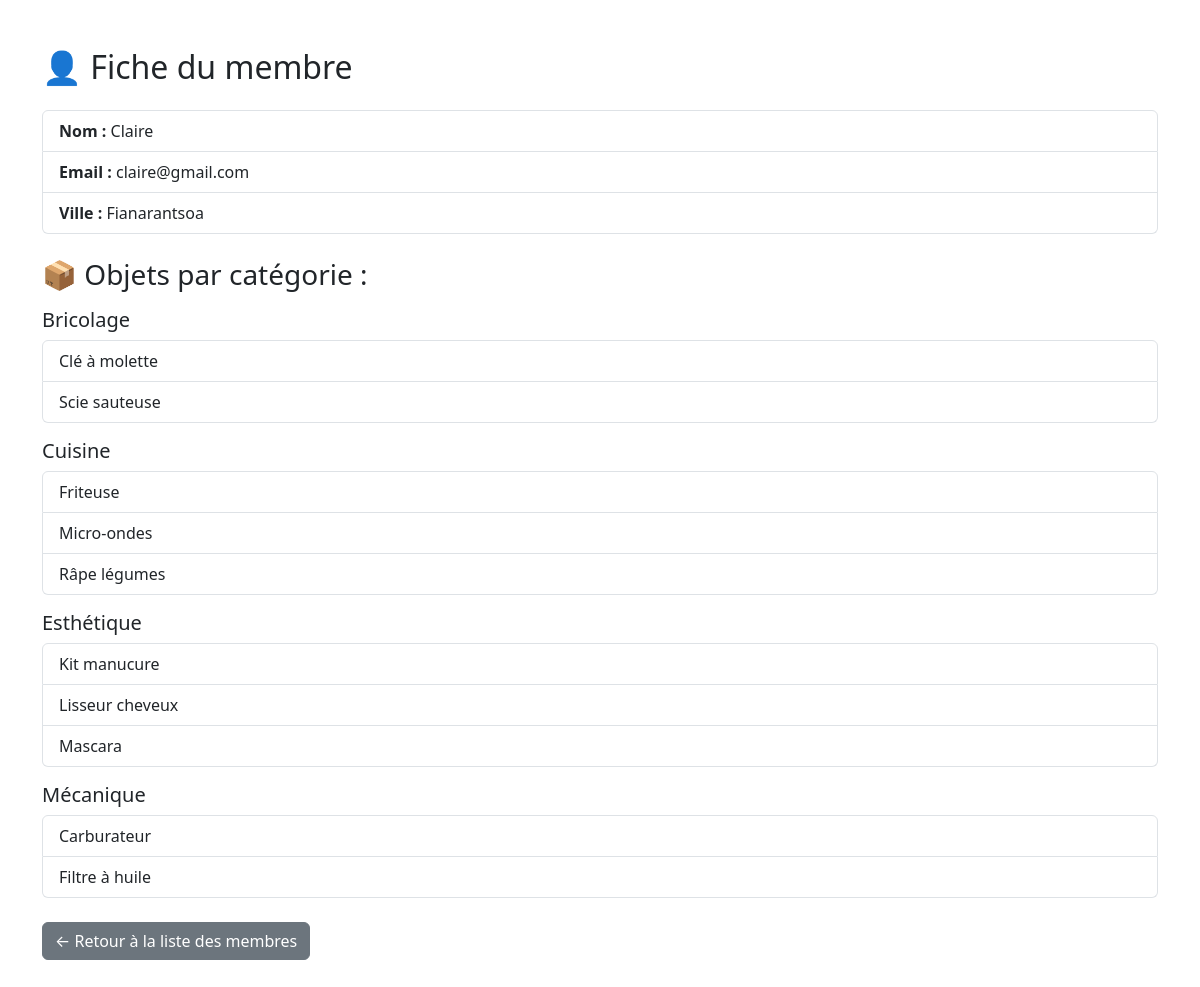
The app's page /pages/fiche_membre.php?id=3 with its own data.
### tables this page shows
CREATE TABLE membre (
    id_membre INT AUTO_INCREMENT PRIMARY KEY,
    nom VARCHAR(100),
    date_naissance DATE,
    genre CHAR(1),
    email VARCHAR(100) UNIQUE,
    ville VARCHAR(100),
    mdp VARCHAR(100),
    image VARCHAR(255)
);

### inc/fonction.php (called while the page is built, shortened)
<?php
function get_membre_by_id($id) {
    $id = intval($id);
    $conn = dbconnect();
    $sql = "SELECT * FROM membre WHERE id_membre = $id";
    $res = mysqli_query($conn, $sql);
    return mysqli_fetch_assoc($res);
}
function get_objets_par_membre_regroupes($id_membre) {
    $id = intval($id_membre);
    $conn = dbconnect();
    $sql = "SELECT c.nom_categorie, o.nom_objet
            FROM objet o
            JOIN categorie_objet c ON o.id_categorie = c.id_categorie
            WHERE o.id_membre = $id
            ORDER BY c.nom_categorie, o.nom_objet";
    $res = mysqli_query($conn, $sql);
    $groupes = [];
    while ($row = mysqli_fetch_assoc($res)) {
        $cat = $row['nom_categorie'];
        $groupes[$cat][] = $row['nom_objet'];
    }
    return $groupes;
}

### pages/fiche_membre.php (the view, shortened to what this page needs)
<?php
require('../inc/fonction.php');
$id = $_GET['id'] ?? null;
$membre = get_membre_by_id($id);
$objets = get_objets_par_membre_regroupes($id);
?>
<!DOCTYPE html>
<html lang="fr">
<head>
    <link href="../bootstrap/css/bootstrap.min.css" rel="stylesheet">
</head>
<body class="container py-5">
<h2 class="mb-4">👤 Fiche du membre</h2>
<?php if ($membre): ?>
    <ul class="list-group mb-4">
        <li class="list-group-item"><strong>Nom :</strong> <?= htmlspecialchars($membre['nom']) ?></li>
        <li class="list-group-item"><strong>Email :</strong> <?= htmlspecialchars($membre['email']) ?></li>
        <li class="list-group-item"><strong>Ville :</strong> <?= htmlspecialchars($membre['ville']) ?></li>
    </ul>
    <h3 class="mb-3">📦 Objets par catégorie :</h3>
    <?php if (!empty($objets)): ?>
        <?php foreach ($objets as $categorie => $liste): ?>
            <h5 class="mt-3"><?= htmlspecialchars($categorie) ?></h5>
            <ul class="list-group">
                <?php foreach ($liste as $objet): ?>
                    <li class="list-group-item"><?= htmlspecialchars($objet) ?></li>
                <?php endforeach; ?>
            </ul>
        <?php endforeach; ?>
    <?php else: ?>
        <p class="text-muted">Aucun objet trouvé pour ce membre.</p>
    <?php endif; ?>
<?php else: ?>
    <div class="alert alert-danger">Membre introuvable.</div>
<?php endif; ?>
<a href="liste_membres.php" class="btn btn-secondary mt-4">← Retour à la liste des membres</a>
</body>
</html>

### records on screen
membre: nom "Claire", email "claire@gmail.com", ville "Fianarantsoa"

### other values on screen
$categorie "Bricolage"
$objet "Clé à molette"
$objet "Scie sauteuse"
$categorie "Cuisine"
$objet "Friteuse"
$objet "Micro-ondes"
$objet "Râpe légumes"
$categorie "Esthétique"
$objet "Kit manucure"
$objet "Lisseur cheveux"
$objet "Mascara"
$categorie "Mécanique"
$objet "Carburateur"
$objet "Filtre à huile"
